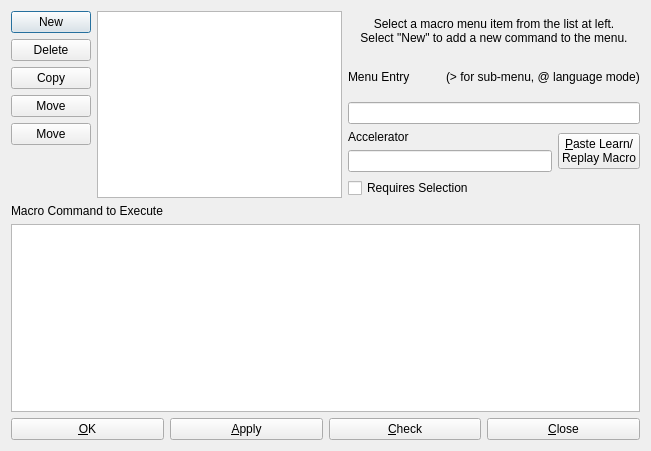
<?xml version="1.0" encoding="UTF-8"?>
<ui version="4.0">
 <class>DialogWindowBackgroundMenu</class>
 <widget class="QDialog" name="DialogWindowBackgroundMenu">
  <property name="geometry">
   <rect>
    <x>0</x>
    <y>0</y>
    <width>651</width>
    <height>451</height>
   </rect>
  </property>
  <property name="windowTitle">
   <string>Window Background Menu</string>
  </property>
  <layout class="QVBoxLayout" name="verticalLayout_3">
   <item>
    <layout class="QHBoxLayout" name="horizontalLayout_4">
     <item>
      <layout class="QHBoxLayout" name="horizontalLayout">
       <item>
        <layout class="QVBoxLayout" name="verticalLayout">
         <item>
          <widget class="QPushButton" name="buttonNew">
           <property name="text">
            <string>New</string>
           </property>
           <property name="icon">
            <iconset theme="document-new">
             <normaloff>.</normaloff>.</iconset>
           </property>
          </widget>
         </item>
         <item>
          <widget class="QPushButton" name="buttonDelete">
           <property name="text">
            <string>Delete</string>
           </property>
           <property name="icon">
            <iconset theme="edit-delete">
             <normaloff>.</normaloff>.</iconset>
           </property>
          </widget>
         </item>
         <item>
          <widget class="QPushButton" name="buttonCopy">
           <property name="text">
            <string>Copy</string>
           </property>
           <property name="icon">
            <iconset theme="edit-copy">
             <normaloff>.</normaloff>.</iconset>
           </property>
          </widget>
         </item>
         <item>
          <widget class="QPushButton" name="buttonUp">
           <property name="text">
            <string>Move</string>
           </property>
           <property name="icon">
            <iconset theme="go-up">
             <normaloff>.</normaloff>.</iconset>
           </property>
          </widget>
         </item>
         <item>
          <widget class="QPushButton" name="buttonDown">
           <property name="text">
            <string>Move</string>
           </property>
           <property name="icon">
            <iconset theme="go-down">
             <normaloff>.</normaloff>.</iconset>
           </property>
          </widget>
         </item>
         <item>
          <spacer name="verticalSpacer">
           <property name="orientation">
            <enum>Qt::Vertical</enum>
           </property>
           <property name="sizeHint" stdset="0">
            <size>
             <width>20</width>
             <height>40</height>
            </size>
           </property>
          </spacer>
         </item>
        </layout>
       </item>
       <item>
        <widget class="QListView" name="listItems"/>
       </item>
      </layout>
     </item>
     <item>
      <layout class="QVBoxLayout" name="verticalLayout_2">
       <item>
        <widget class="QLabel" name="label">
         <property name="text">
          <string>Select a macro menu item from the list at left.
Select &quot;New&quot; to add a new command to the menu.</string>
         </property>
         <property name="alignment">
          <set>Qt::AlignCenter</set>
         </property>
        </widget>
       </item>
       <item>
        <layout class="QHBoxLayout" name="horizontalLayout_3">
         <item>
          <widget class="QLabel" name="label_3">
           <property name="text">
            <string>Menu Entry</string>
           </property>
          </widget>
         </item>
         <item>
          <spacer name="horizontalSpacer">
           <property name="orientation">
            <enum>Qt::Horizontal</enum>
           </property>
           <property name="sizeHint" stdset="0">
            <size>
             <width>40</width>
             <height>20</height>
            </size>
           </property>
          </spacer>
         </item>
         <item>
          <widget class="QLabel" name="label_2">
           <property name="text">
            <string>(&gt; for sub-menu, @ language mode)</string>
           </property>
          </widget>
         </item>
        </layout>
       </item>
       <item>
        <widget class="QLineEdit" name="editName"/>
       </item>
       <item>
        <layout class="QGridLayout" name="gridLayout">
         <item row="0" column="0">
          <widget class="QLabel" name="label_4">
           <property name="text">
            <string>Accelerator</string>
           </property>
          </widget>
         </item>
         <item row="1" column="0">
          <widget class="KeySequenceEdit" name="editAccelerator"/>
         </item>
         <item row="0" column="1" rowspan="2">
          <widget class="QPushButton" name="buttonPasteLRMacro">
           <property name="text">
            <string>&amp;Paste Learn/
Replay Macro</string>
           </property>
          </widget>
         </item>
        </layout>
       </item>
       <item>
        <widget class="QCheckBox" name="checkRequiresSelection">
         <property name="text">
          <string>Requires Selection</string>
         </property>
        </widget>
       </item>
      </layout>
     </item>
    </layout>
   </item>
   <item>
    <widget class="QLabel" name="label_6">
     <property name="text">
      <string>Macro Command to Execute</string>
     </property>
    </widget>
   </item>
   <item>
    <widget class="QPlainTextEdit" name="editMacro">
     <property name="font">
      <font>
       <family>Monospace</family>
      </font>
     </property>
    </widget>
   </item>
   <item>
    <layout class="QHBoxLayout" name="horizontalLayout_2">
     <item>
      <widget class="QPushButton" name="buttonOK">
       <property name="text">
        <string>&amp;OK</string>
       </property>
       <property name="icon">
        <iconset theme="dialog-ok">
         <normaloff>.</normaloff>.</iconset>
       </property>
      </widget>
     </item>
     <item>
      <widget class="QPushButton" name="buttonApply">
       <property name="text">
        <string>&amp;Apply</string>
       </property>
       <property name="icon">
        <iconset theme="dialog-ok-apply">
         <normaloff>.</normaloff>.</iconset>
       </property>
      </widget>
     </item>
     <item>
      <widget class="QPushButton" name="buttonCheck">
       <property name="text">
        <string>&amp;Check</string>
       </property>
      </widget>
     </item>
     <item>
      <widget class="QPushButton" name="buttonClose">
       <property name="text">
        <string>&amp;Close</string>
       </property>
       <property name="icon">
        <iconset theme="dialog-close">
         <normaloff>.</normaloff>.</iconset>
       </property>
      </widget>
     </item>
    </layout>
   </item>
  </layout>
 </widget>
 <customwidgets>
  <customwidget>
   <class>KeySequenceEdit</class>
   <extends>QLineEdit</extends>
   <header>KeySequenceEdit.h</header>
  </customwidget>
 </customwidgets>
 <resources/>
 <connections>
  <connection>
   <sender>buttonClose</sender>
   <signal>clicked()</signal>
   <receiver>DialogWindowBackgroundMenu</receiver>
   <slot>reject()</slot>
   <hints>
    <hint type="sourcelabel">
     <x>578</x>
     <y>447</y>
    </hint>
    <hint type="destinationlabel">
     <x>562</x>
     <y>475</y>
    </hint>
   </hints>
  </connection>
 </connections>
</ui>
